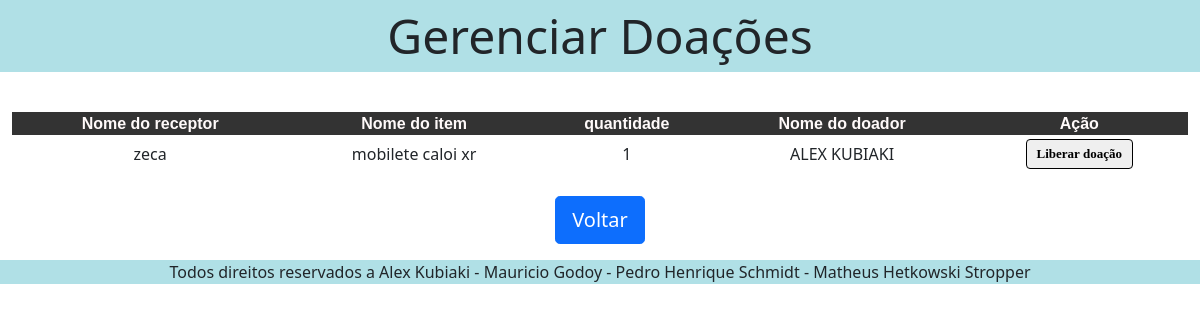
Page /admin/gerenciadoacao.php on the committed database.
### tables this page shows
CREATE TABLE `tb_itens_interesse` (
  `idinteresse` int(11) NOT NULL AUTO_INCREMENT,
  `fkdoacao` int(11) NOT NULL,
  `fkusuario` int(11) NOT NULL,
  `fkstatusdoacao` int(11) DEFAULT NULL,
  `nomedoador` varchar(90) DEFAULT NULL,
  PRIMARY KEY (`idinteresse`),
  KEY `fkiddoacao` (`fkdoacao`),
  KEY `fkidusuario` (`fkusuario`),
  CONSTRAINT `fkiddoacao` FOREIGN KEY (`fkdoacao`) REFERENCES `tb_doacao` (`iddoacao`),
  CONSTRAINT `fkidusuario` FOREIGN KEY (`fkusuario`) REFERENCES `tb_usuarios` (`idusuario`)
);

CREATE TABLE `tb_usuarios` (
  `idusuario` int(11) NOT NULL AUTO_INCREMENT,
  `nomeusuario` varchar(40) NOT NULL,
  `loginusuario` varchar(30) NOT NULL,
  `emailusuario` varchar(40) DEFAULT NULL,
  `telusuario` int(11) NOT NULL,
  `idadeusuario` int(11) NOT NULL,
  `senhausuario` varchar(30) NOT NULL,
  `enderecousuario` varchar(50) NOT NULL,
  `cidadeusuario` varchar(20) NOT NULL,
  `cpfusuario` varchar(14) NOT NULL,
  `tipousuario` int(11) NOT NULL,
  PRIMARY KEY (`idusuario`),
  UNIQUE KEY `cpfusuario` (`cpfusuario`)
);

CREATE TABLE `tb_doacao` (
  `iddoacao` int(11) NOT NULL AUTO_INCREMENT,
  `titulodoacao` varchar(30) NOT NULL,
  `quantidadedoacao` int(11) NOT NULL,
  `fkcodcategoria` int(11) NOT NULL,
  `descricaodoacao` varchar(100) DEFAULT NULL,
  `statusdoacao` int(11) DEFAULT 0,
  `doador` int(11) NOT NULL,
  PRIMARY KEY (`iddoacao`),
  KEY `fkcodcat` (`fkcodcategoria`),
  CONSTRAINT `fkcodcat` FOREIGN KEY (`fkcodcategoria`) REFERENCES `tb_categoria` (`idcategoria`)
);

### admin/gerenciadoacao.php (the view, shortened to what this page needs)
<html>
 <head>
	  	 <link rel="stylesheet" href="style.css">
                 <link href="https://cdn.jsdelivr.net/npm/bootstrap@5.0.2/dist/css/bootstrap.min.css" rel="stylesheet">
 </head>
<fieldset>
        <div style="background-color:#B0E0E6;text-align:center">
            <p><font size="10">Gerenciar Doações</font></p>
        </div>
		<br>
 <body>
 <?php
try {
 	$conexao = new PDO('mysql:host=localhost;dbname=encontredoe', "root", "");
    $conexao->setAttribute(PDO::ATTR_ERRMODE, PDO::ERRMODE_EXCEPTION);
    $conexao->exec("set names utf8");
} catch (PDOException $erro) {
    echo "Erro na conexão:".$erro->getMessage();
}
?>
            <table class="tabela">
                <tr>
                    <th>Nome do receptor</th>
					<th>Nome do item</th>
					<th>quantidade</th>
					<th>Nome do doador</th>
                    <th>Ação</th>
                </tr>
                <?php
                try {
                    $stmt = $conexao->prepare("select tb_usuarios.nomeusuario as nomedoreceptor,tb_doacao.titulodoacao,tb_doacao.quantidadedoacao,tb_itens_interesse.nomedoador,tb_itens_interesse.fkdoacao from tb_itens_interesse inner join
tb_usuarios on tb_itens_interesse.fkusuario=tb_usuarios.idusuario
 inner join tb_doacao on tb_doacao.iddoacao=tb_itens_interesse.fkdoacao where tb_doacao.statusdoacao=0
");
                    if ($stmt->execute()) {
                        while ($rs = $stmt->fetch(PDO::FETCH_OBJ)) {
                            echo "<tr>";
                            echo "<td><center>".$rs->nomedoreceptor."<center></td> <td><center>".$rs->titulodoacao."<center></td> <td><center>".$rs->quantidadedoacao."<center></td><td><center>".$rs->nomedoador."<center></td><td><center><a class='botoes' href=\"?act=del&id=".$rs->fkdoacao."\">Liberar doação</a></center></td>
                            "
                                       ;
                            echo "</tr>";
                        }
                    } else {
                        echo "Erro: Não foi possível recuperar os dados do banco de dados";
                    }
                } catch (PDOException $erro) {
                    echo "Erro: ".$erro->getMessage();
                }
                ?>
            </table>
		<p align="center"><br>
            <input type="button" value="Voltar" id="Logout" onClick=location.href="validaadm.php" class="btn btn-lg btn-primary btn-block">
		</p>
        </fieldset>
        <div style="background-color:#B0E0E6;text-align:center">
            <p><font size="3">Todos direitos reservados a Alex Kubiaki - Mauricio Godoy - Pedro Henrique Schmidt - Matheus Hetkowski Stropper</font></p>
		</div>
    </body>
</html>

### admin/style.css (style rules this page uses)
body { font-family: Verdana;"; }
.tabela { border-collapse: collapse; width: 98%; height: 60px; margin:auto; }
.tabela th { background-color: #333; text-align: center; color:#FFFAFA; font-family: 'Lucida Sans', 'Lucida Sans Regular', 'Lucida Grande', 'Lucida Sans Unicode', Geneva, Verdana, sans-serif; }
.botoes { border: 1px solid black; border-radius: 4px; display: inline-block; cursor: pointer; font-family: Verdana; font-weight: bold; font-size: 13px; padding: 6px 10px; text-decoration: none; color: black; background-color: rgb(239, 239, 239); }

### rows in the picture
tb_itens_interesse: fkusuario.nomeusuario "zeca", fkdoacao.titulodoacao "mobilete caloi xr", fkdoacao.quantidadedoacao "1", nomedoador "ALEX KUBIAKI"
